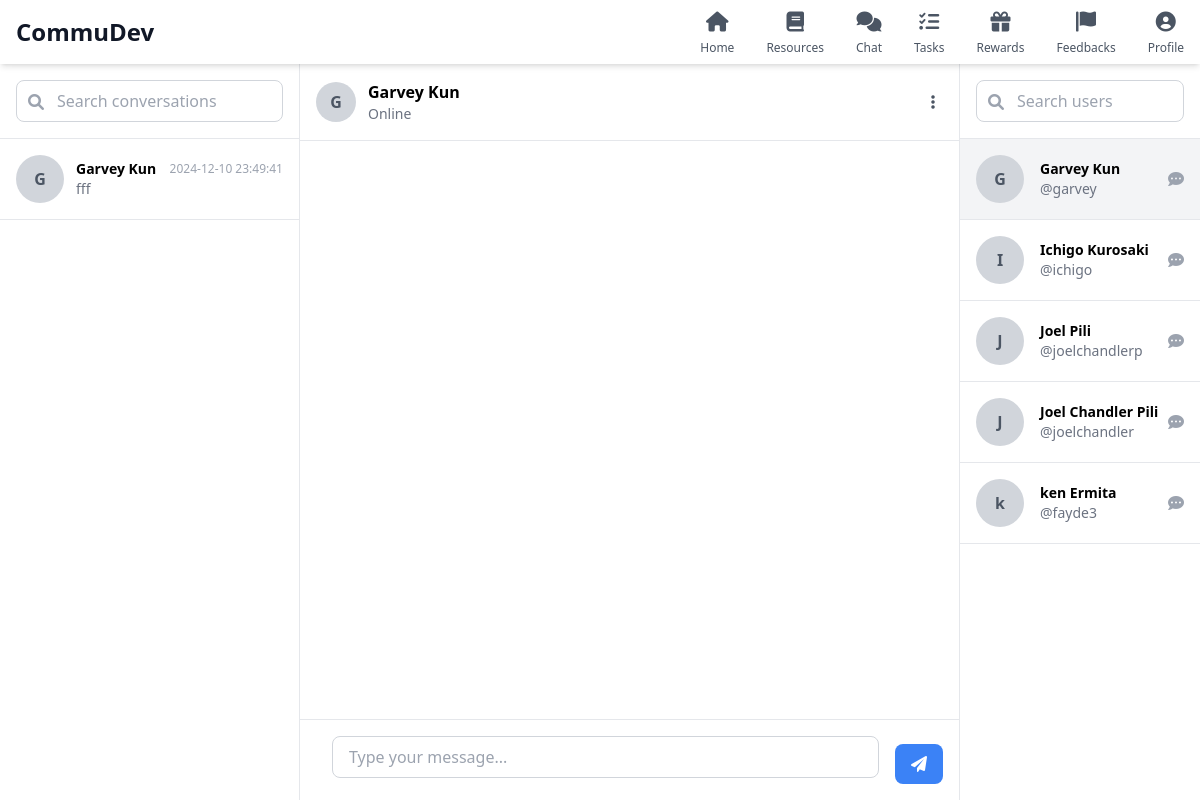
/chat/ (signed in), run on the app's committed database.
### users/models.py (models this page shows, shortened)
class User(AbstractUser):
    userId = models.UUIDField(primary_key=True, default=uuid.uuid4, editable=False)
    firstname = models.CharField(max_length=100)
    middleinit = models.CharField(max_length=1, blank=True, null=True)
    lastname = models.CharField(max_length=100)
    age = models.IntegerField(null=True)
    state = models.CharField(max_length=100)
    employmentStatus = models.CharField(max_length=100)
    points = models.IntegerField(default=0)
    profile_picture = models.ImageField(upload_to='profile_pics', default='default.jpg')
    languages = models.CharField(max_length=200, blank=True, null=True, default='')
    activity_status = models.CharField(
        max_length=100,
        default='Active',
        choices=[
            ('Active', 'Very Active'),
            ('Moderate', 'Moderately Active'),
            ('Low', 'Less Active'),
            ('Inactive', 'Inactive')
        ]
    )
    hobbies = models.CharField(max_length=200, blank=True, null=True, default='')
    goals = models.CharField(max_length=200, blank=True, null=True, default='')
    USERNAME_FIELD = 'username'  # This ensures username is used for login
    REQUIRED_FIELDS = ['firstname', 'lastname']  # Required fields for createsuperuser

### chat/views.py (the view)
# urls.py: path('', views.chat_home, name='chat_home'),
@login_required
def chat_home(request):
    all_users = User.objects.exclude(userId=request.user.userId).order_by('firstname')
    return render(request, 'chat/chat.html', {'all_users': all_users})

### chat/templates/chat/chat.html (shortened to what this page needs)
<!DOCTYPE html>
<html lang="en">
<head>
    <script src="https://cdn.tailwindcss.com"></script>
    <link rel="stylesheet" href="https://cdnjs.cloudflare.com/ajax/libs/font-awesome/6.0.0/css/all.min.css">
</head>
<body class="bg-gray-100">
    <nav class="bg-white shadow-md fixed top-0 w-full z-50 h-16">
        <div class="w-full px-4 flex justify-between items-center h-full">
            <div class="flex-shrink-0">
                <h1 class="text-2xl font-bold text-gray-900">CommuDev</h1>
            </div>
            <div class="flex items-center space-x-8">
                <a href="{% url 'home' %}" class="text-gray-600 hover:text-gray-900 flex flex-col items-center">
                    <i class="fas fa-home text-xl"></i>
                    <span class="text-xs mt-1">Home</span>
                </a>
                <a href="{% url 'resource_home' %}" class="text-gray-600 hover:text-gray-900 flex flex-col items-center">
                    <i class="fas fa-book text-xl"></i>
                    <span class="text-xs mt-1">Resources</span>
                </a>
                <a href="{% url 'chat_home' %}" class="text-gray-600 hover:text-gray-900 flex flex-col items-center relative">
                    <i class="fas fa-comments text-xl"></i>
                    <span class="text-xs mt-1">Chat</span>
                </a>
                <a href="#" class="text-gray-600 hover:text-gray-900 flex flex-col items-center">
                    <i class="fas fa-tasks text-xl"></i>
                    <span class="text-xs mt-1">Tasks</span>
                </a>
                <a href="{% url 'reward-list' %}" class="text-gray-600 hover:text-gray-900 flex flex-col items-center">
                    <i class="fas fa-gift text-xl"></i>
                    <span class="text-xs mt-1">Rewards</span>
                </a>
                <a href="{% url 'feedback:feedback-list' %}" class="text-gray-600 hover:text-gray-900 flex flex-col items-center">
                    <i class="fas fa-flag text-xl"></i>
                    <span class="text-xs mt-1">Feedbacks</span>
                </a>
                <a href="{% url 'profile' %}" class="text-gray-600 hover:text-gray-900 flex flex-col items-center">
                    <i class="fas fa-user-circle text-xl"></i>
                    <span class="text-xs mt-1">Profile</span>
                </a>
            </div>
        </div>
    </nav>
    <div class="flex h-[calc(100vh-4rem)] bg-gray-100 mt-16 overflow-hidden">
        <div class="w-1/4 bg-white border-r border-gray-200">
            <div class="p-4 border-b border-gray-200">
                <div class="relative">
                    <input type="text" placeholder="Search conversations"
                        class="w-full pl-10 pr-4 py-2 border border-gray-300 rounded-lg focus:outline-none focus:border-blue-500">
                    <span class="absolute left-3 top-2.5 text-gray-400">
                        <i class="fas fa-search"></i>
                    </span>
                </div>
            </div>
            <div class="overflow-y-auto h-[calc(100vh-8rem)]" id="contacts-list">
            </div>
        </div>
        <div class="flex-1 flex flex-col bg-white border-r border-gray-200">
            <div class="p-4 border-b border-gray-200 flex items-center">
                <div id="selected-contact" class="flex items-center flex-1">
                    <div class="w-10 h-10 bg-gray-300 rounded-full flex items-center justify-center">
                        <span class="text-gray-600 font-bold" id="contact-initial"></span>
                    </div>
                    <div class="ml-3 flex-1">
                        <h3 class="font-semibold" id="contact-name">Select a conversation</h3>
                        <p class="text-sm text-gray-500" id="contact-status"></p>
                    </div>
                    <div class="relative">
                        <button id="chat-options-btn" class="p-2 hover:bg-gray-100 rounded-full" onclick="toggleChatOptions(event)">
                            <i class="fas fa-ellipsis-v text-gray-600"></i>
                        </button>
                    </div>
                </div>
            </div>
            <div class="flex-1 overflow-y-auto p-4 space-y-1 custom-scrollbar" id="messages-container">
            </div>
            <div class="p-4 border-t border-gray-200">
                <form id="message-form" data-url="{% url 'unsend_message' 0 %}" class="flex items-end space-x-4">
                    <div class="flex-1 relative">
                        <textarea id="message-input"
                            class="w-full resize-none overflow-hidden rounded-lg border border-gray-300 focus:outline-none focus:border-blue-500 px-4 py-2 max-h-32 min-h-[2.5rem]"
                            rows="1"
                            placeholder="Type your message..."></textarea>
                    </div>
                    <button type="submit"
                        class="px-4 py-2 bg-blue-500 text-white rounded-lg hover:bg-blue-600 focus:outline-none h-10">
                        <i class="fas fa-paper-plane"></i>
                    </button>
                </form>
            </div>
        </div>
        <div class="w-1/5 bg-white">
            <div class="p-4 border-b border-gray-200">
                <div class="relative">
                    <input type="text"
                        id="users-search"
                        placeholder="Search users"
                        class="w-full pl-10 pr-4 py-2 border border-gray-300 rounded-lg focus:outline-none focus:border-blue-500">
                    <span class="absolute left-3 top-2.5 text-gray-400">
                        <i class="fas fa-search"></i>
                    </span>
                </div>
            </div>
            <div class="overflow-y-auto h-[calc(100vh-8rem)]" id="users-list">
                {% for user in all_users %}
                <div class="user-item p-4 border-b border-gray-200 hover:bg-gray-50 cursor-pointer"
                     onclick="selectChat('{{ user.userId }}')"
                     data-user-name="{{ user.firstname }} {{ user.lastname }}">
                    <div class="flex items-center">
                        <div class="w-12 h-12 bg-gray-300 rounded-full flex items-center justify-center">
                            <span class="text-gray-600 font-bold">{{ user.firstname|first }}</span>
                        </div>
                        <div class="ml-4 flex-1">
                            <h3 class="text-sm font-semibold">{{ user.firstname }} {{ user.lastname }}</h3>
                            <p class="text-sm text-gray-500">@{{ user.username }} </p>
                        </div>
                        <div class="text-gray-400">
                            <i class="fas fa-comment-dots"></i>
                        </div>
                    </div>
                </div>
                {% endfor %}
            </div>
        </div>
    </div>
</body>
</html>

### data on the page
User: firstname|first "G", firstname "Garvey", lastname "Kun", username "garvey"
User: firstname|first "I", firstname "Ichigo", lastname "Kurosaki", username "ichigo"
User: firstname|first "J", firstname "Joel", lastname "Pili", username "joelchandlerp"
User: firstname|first "J", firstname "Joel Chandler", lastname "Pili", username "joelchandler"
User: firstname|first "k", firstname "ken", lastname "Ermita", username "fayde3"
